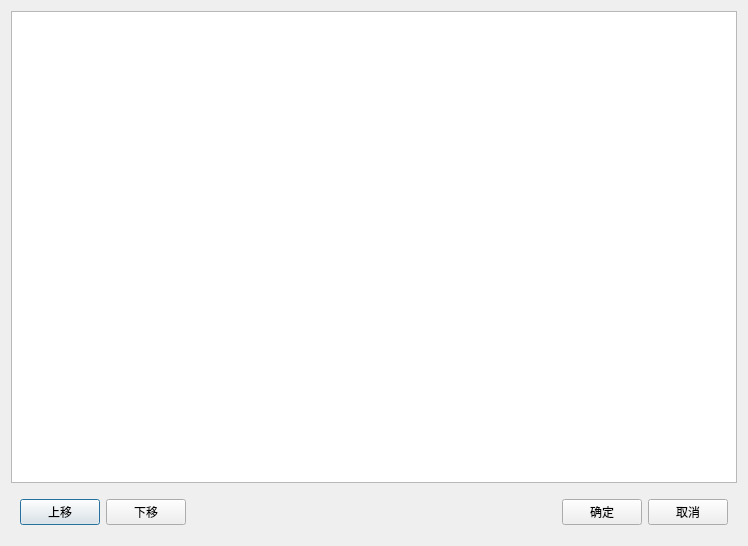
<?xml version="1.0" encoding="UTF-8"?>
<ui version="4.0">
 <class>BatchRenameFileDialog</class>
 <widget class="QDialog" name="BatchRenameFileDialog">
  <property name="geometry">
   <rect>
    <x>0</x>
    <y>0</y>
    <width>748</width>
    <height>546</height>
   </rect>
  </property>
  <property name="windowTitle">
   <string>文件调整</string>
  </property>
  <layout class="QVBoxLayout" name="verticalLayout">
   <item>
    <widget class="QTableView" name="lvData">
     <property name="editTriggers">
      <set>QAbstractItemView::NoEditTriggers</set>
     </property>
     <property name="selectionBehavior">
      <enum>QAbstractItemView::SelectRows</enum>
     </property>
    </widget>
   </item>
   <item>
    <widget class="QWidget" name="wgtBottom" native="true">
     <property name="minimumSize">
      <size>
       <width>0</width>
       <height>46</height>
      </size>
     </property>
     <layout class="QHBoxLayout" name="horizontalLayout">
      <item>
       <widget class="QPushButton" name="btnMoveUp">
        <property name="text">
         <string>上移</string>
        </property>
       </widget>
      </item>
      <item>
       <widget class="QPushButton" name="btnMoveDown">
        <property name="text">
         <string>下移</string>
        </property>
       </widget>
      </item>
      <item>
       <spacer name="horizontalSpacer">
        <property name="orientation">
         <enum>Qt::Horizontal</enum>
        </property>
        <property name="sizeHint" stdset="0">
         <size>
          <width>537</width>
          <height>20</height>
         </size>
        </property>
       </spacer>
      </item>
      <item>
       <widget class="QPushButton" name="btnOk">
        <property name="text">
         <string>确定</string>
        </property>
       </widget>
      </item>
      <item>
       <widget class="QPushButton" name="btnCancel">
        <property name="text">
         <string>取消</string>
        </property>
       </widget>
      </item>
     </layout>
    </widget>
   </item>
  </layout>
 </widget>
 <resources/>
 <connections/>
</ui>
